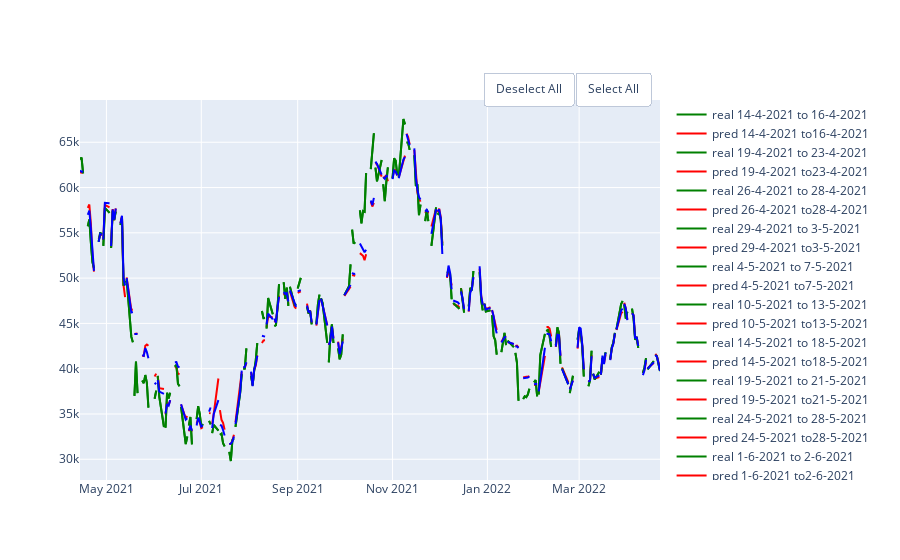

Notebook source saved alongside this figure:
### Markdown cell above
## Random Forest

### Code cell
rf_se = RandomForestRegressor(random_state=10,criterion='mse')
rf_ae = RandomForestRegressor(random_state=10,criterion='mae')
df = pd.DataFrame(columns = ['MAE', 'MSE','RMSE','R2'], index = ['mse','mae'])
show_results(df, df_btc,'close',100,5, rf_se, rf_ae)
